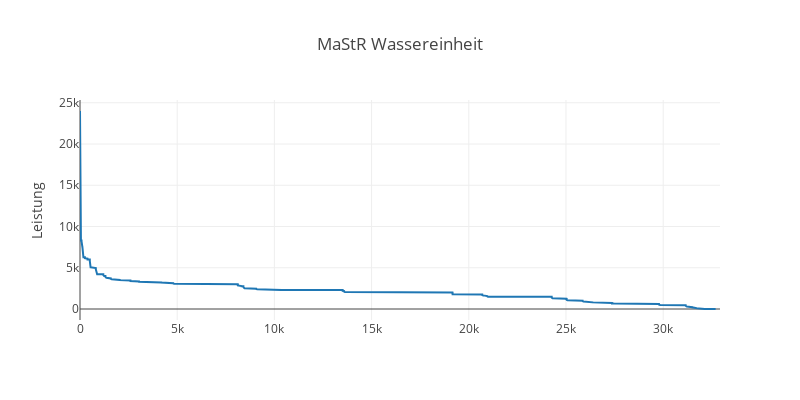

The code cell stored with this chart in its notebook:
### Code cell
# Interactive plot
df_biomass = df_biomass.sort_values(['Bruttoleistung'], ascending=[False])
data = [go.Scatter(
    #x = df_biomass.loc[:,'id'],
    y = df_biomass.loc[:,'Bruttoleistung'])]

# Set layout
layout = go.Layout(
    height=400, width = 800,
    #title='CO2-Emissions in EU28',
    title=''.join(info_dict_biomass['Title']),
    # yaxis=dict(title='CO2-Emissions in Mt') )
    yaxis=dict(title='Leistung') )
ifig = go.Figure(data=data, layout=layout)
pltly.iplot(ifig)

### Figure 1 — Plotly figure (JSON) as saved in the notebook; plotly's stock layout.template omitted (floating-point values rounded to 4 significant figures; data arrays with more than 128 entries replaced by an {"elided": "..."} marker saying what was removed)
{"data": [{"type": "scatter", "uid": "c281fb63-bd9b-41e1-81f9-229aac417599", "y": {"elided": "32924 float values"}}], "layout": {"height": 400, "title": {"text": "MaStR Wassereinheit"}, "width": 800, "yaxis": {"title": {"text": "Leistung"}}}}
